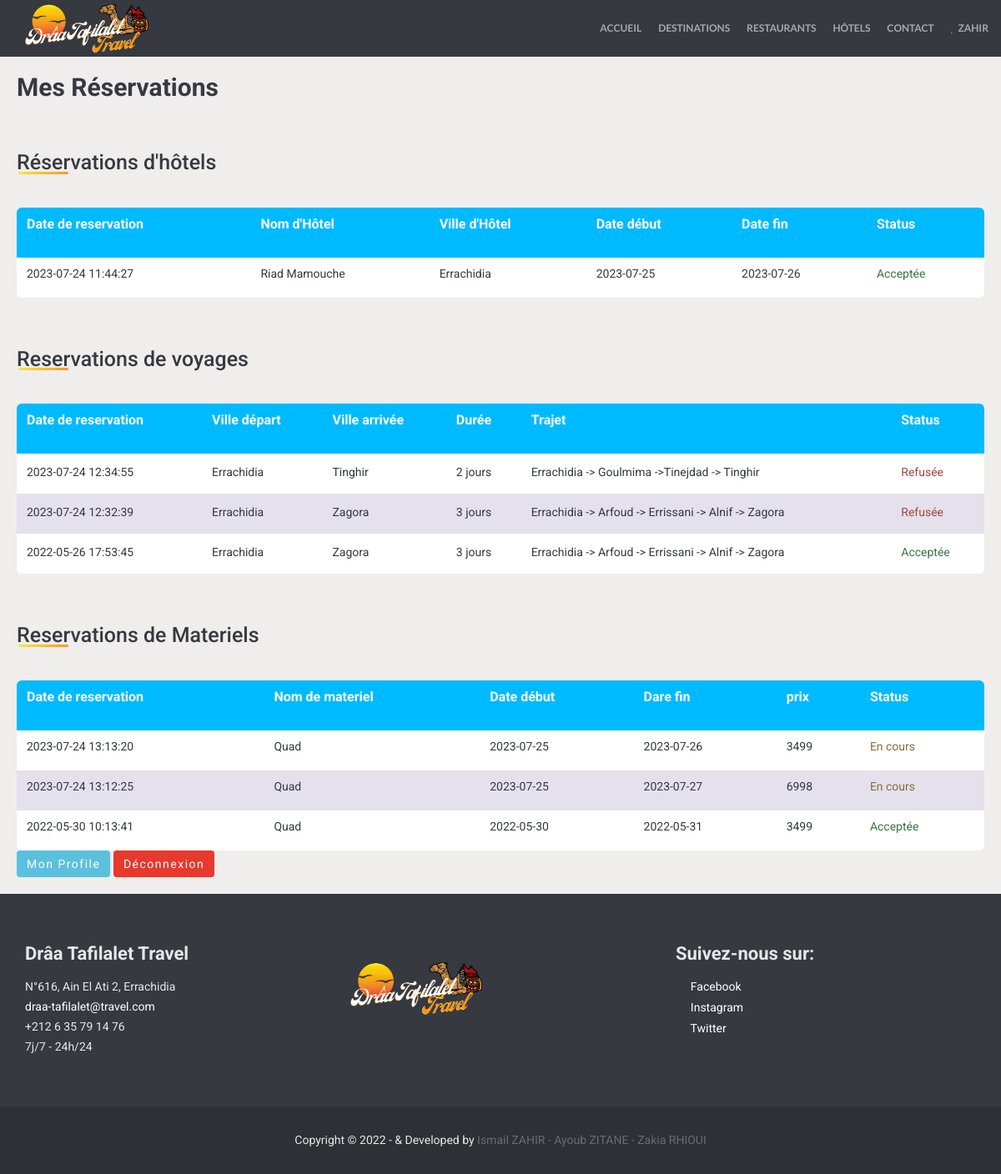
/Views/reservations (signed in), run on the app's committed database.
### tables this page shows
CREATE TABLE IF NOT EXISTS `reservations_hotel` (
  `id_reservation` int NOT NULL AUTO_INCREMENT,
  `id_client` int NOT NULL,
  `id_hotel` int NOT NULL,
  `num_chambre` int NOT NULL,
  `tel_client` int NOT NULL,
  `nb_personnes` int DEFAULT NULL,
  `date_debut` date NOT NULL,
  `date_fin` date NOT NULL,
  `prix` decimal(10,0) NOT NULL,
  `type_paiement` enum('Par carte','Espèces') NOT NULL,
  `date_reservation` datetime NOT NULL,
  `status` enum('Acceptée','Refusée','En cours') DEFAULT NULL,
  PRIMARY KEY (`id_reservation`),
  KEY `fk_reservations_hotel_clients` (`id_client`),
  KEY `fk_reservations_hotel_hotels` (`id_hotel`),
  KEY `fk_reservations_hotel_chambres` (`num_chambre`,`id_hotel`)
);

CREATE TABLE IF NOT EXISTS `hotels` (
  `id_hotel` int NOT NULL AUTO_INCREMENT,
  `nom_hotel` varchar(30) NOT NULL,
  `ville_hotel` varchar(20) NOT NULL,
  `province_hotel` varchar(20) NOT NULL,
  `image_hotel1` varchar(255) NOT NULL,
  `image_hotel2` varchar(255) NOT NULL,
  `image_hotel3` varchar(255) NOT NULL,
  `localisation_hotel` varchar(255) NOT NULL,
  `carte_hotel` text NOT NULL,
  `nb_chambre` int NOT NULL,
  `classe_hotel` int NOT NULL,
  `prix_hotel` decimal(10,2) NOT NULL,
  `createdAt` datetime DEFAULT CURRENT_TIMESTAMP,
  `lastUpdateAt` datetime DEFAULT NULL,
  PRIMARY KEY (`id_hotel`)
);

CREATE TABLE IF NOT EXISTS `reservations_voyage` (
  `id_reservation` int NOT NULL AUTO_INCREMENT,
  `id_client` int NOT NULL,
  `id_circuit` int NOT NULL,
  `tel_client` int NOT NULL,
  `nb_personnes` int NOT NULL,
  `prix` decimal(10,0) NOT NULL,
  `type_paiement` enum('Par carte','Espèces') NOT NULL,
  `date_reservation` datetime NOT NULL,
  `status` enum('Acceptée','Refusée','En cours') NOT NULL,
  PRIMARY KEY (`id_reservation`),
  KEY `fk_reservations_voyage_clients` (`id_client`),
  KEY `fk_reservations_voyage_circuits` (`id_circuit`)
);

CREATE TABLE IF NOT EXISTS `circuits_voyage` (
  `id_circuit` int NOT NULL AUTO_INCREMENT,
  `ville_depart` varchar(30) NOT NULL,
  `ville_arrivee` varchar(30) NOT NULL,
  `trajet` text NOT NULL,
  `date_depart` datetime NOT NULL,
  `duree` int NOT NULL,
  `image_cover` varchar(255) NOT NULL,
  `carte_trajet` text NOT NULL,
  `prix` decimal(10,2) NOT NULL,
  `fin_reservation` date NOT NULL,
  `createdAt` datetime DEFAULT CURRENT_TIMESTAMP,
  `lastUpdateAt` datetime DEFAULT NULL,
  PRIMARY KEY (`id_circuit`)
);

CREATE TABLE IF NOT EXISTS `reservations_materiel` (
  `id_reservation` int NOT NULL AUTO_INCREMENT,
  `id_client` int NOT NULL,
  `id_materiel` int NOT NULL,
  `tel_client` int NOT NULL,
  `nb_personnes` int NOT NULL,
  `date_debut` date NOT NULL,
  `date_fin` date NOT NULL,
  `prix` decimal(10,0) NOT NULL,
  `type_paiement` enum('Par carte','Espèces') NOT NULL,
  `date_reservation` datetime NOT NULL,
  `status` enum('Acceptée','Refusée','En cours') DEFAULT NULL,
  PRIMARY KEY (`id_reservation`),
  KEY `fk_reservations_materiel_clients` (`id_client`),
  KEY `fk_reservations_materiel_materiels` (`id_materiel`)
);

CREATE TABLE IF NOT EXISTS `materiels` (
  `id_materiel` int NOT NULL AUTO_INCREMENT,
  `nom_materiel` varchar(40) NOT NULL,
  `image_materiel1` varchar(255) NOT NULL,
  `image_materiel2` varchar(255) NOT NULL,
  `image_materiel3` varchar(255) NOT NULL,
  `prix_materiel` decimal(10,0) NOT NULL,
  `description_materiel` text NOT NULL,
  `createdAt` datetime DEFAULT CURRENT_TIMESTAMP,
  `lastUpdateAt` datetime DEFAULT NULL,
  PRIMARY KEY (`id_materiel`)
);

### Models/ReservationHotel.class.php (called while the page is built, shortened)
<?php
require_once 'DataBase.class.php';
class ReservationHotel
{
  static public function getAllReservationOfClient ($id_client) {
    $db = new DataBase;
    $db->query("SELECT * FROM reservations_hotel RH INNER JOIN hotels H INNER JOIN chambres Ch ON RH.id_hotel = H.id_hotel AND RH.num_chambre = Ch.num_chambre WHERE id_client = :id ORDER BY date_reservation DESC");
    $db->bind("id", $id_client);
    return $db->allResults();
  }
}

### Models/DataBase.class.php (called while the page is built, shortened)
<?php
class DataBase
{
  private $sgbd   = DB_CONNECTION;
  private $host   = DB_HOST;
  private $dbname = DB_DATABASE;
  private $user   = DB_USERNAME;
  private $pass   = DB_PASSWORD;
  private $pdo;
  private $stm;
  public function __construct()
  {
    try {
      $this->pdo = new PDO("$this->sgbd:host=$this->host;dbname=$this->dbname", $this->user, $this->pass);
    } catch (PDOException $e) {
      die ("Connection error : " . $e->getMessage());
    }
  }
  public function query($query) {
    $this->stm = $this->pdo->prepare($query);
  }
  public function bind($param, $value, $type = null) {
    if (is_null($type)) {
      switch (true) {
        case is_int($value):
          $type = PDO::PARAM_INT;
          break;
      }
    }
    $this->stm->bindValue($param, $value, $type);
  }
  public function execute() {
    return $this->stm->execute();
  }
  public function allResults() {
    $this->execute();
    return $this->stm->fetchAll(PDO::FETCH_OBJ);
  }
}

### Controllers/ReservationHotelController.class.php (called while the page is built, shortened)
<?php
require_once __DIR__.'/../Models/ReservationHotel.class.php';
class ReservationHotelController
{
  public function some ($id) {
    return ReservationHotel::getAllReservationOfClient($id);
  }
}

### Models/ReservationVoyage.class.php (called while the page is built, shortened)
<?php
require_once 'DataBase.class.php';
class ReservationVoyage
{
  static public function getAllReservationOfClient ($id_client) {
    $db = new DataBase;
    $db->query("SELECT * FROM reservations_voyage RV INNER JOIN circuits_voyage CV ON RV.id_circuit = CV.id_circuit WHERE id_client = :id ORDER BY date_reservation DESC");
    $db->bind("id", $id_client);
    return $db->allResults();
  }
}

### Controllers/ReservationVoyageController.class.php (called while the page is built, shortened)
<?php
require_once __DIR__.'/../Models/ReservationVoyage.class.php';
class ReservationVoyageController
{
  public function some ($id) {
    return ReservationVoyage::getAllReservationOfClient($id);
  }
}

### Models/ReservationMateriel.class.php (called while the page is built, shortened)
<?php
require_once 'DataBase.class.php';
class ReservationMateriel
{
  static public function getAllReservationOfClient ($id_client) {
    $db = new DataBase;
    $db->query("SELECT * FROM reservations_materiel RM INNER JOIN materiels M ON RM.id_materiel = M.id_materiel WHERE id_client = :id ORDER BY date_reservation DESC");
    $db->bind("id", $id_client);
    return $db->allResults();
  }
}

### Controllers/ReservationMaterielController.class.php (called while the page is built, shortened)
<?php
require_once __DIR__.'/../Models/ReservationMateriel.class.php';
class ReservationMaterielController
{
  public function some ($id) {
    return ReservationMateriel::getAllReservationOfClient($id);
  }
}

### Views/reservations.php (the view, shortened to what this page needs)
<?php
require_once '../Controllers/ReservationHotelController.class.php';
require_once '../Controllers/ReservationMaterielController.class.php';
require_once '../Controllers/ReservationVoyageController.class.php';
$rhc = new ReservationHotelController;
$reservations_hotels = $rhc->some($_SESSION['auth']->id_client);
$rvc = new ReservationVoyageController;
$reservations_voyage = $rvc->some($_SESSION['auth']->id_client);
$rmc = new ReservationMaterielController;
$reservations_materiel = $rmc->some($_SESSION['auth']->id_client);
?>
<!doctype html>
<html lang="fr">
<head>
  <link rel="stylesheet" href="../public/css/plus_info.css">
</head>
<body data-spy="scroll" data-target="#main-navbar">
  <div class="body">
    <?php include 'include/header.php';  ?>
    <section class="client_account wow fadeInUp" data-wow-delay="0.3s">
      <h2>Mes Réservations</h2>
      <table>
        <h3 class="titre">Réservations d'hôtels</h3>
        <thead>
          <tr>
            <th>Date de reservation</th>
            <th>Nom d'Hôtel</th>
            <th>Ville d'Hôtel</th>
            <th>Date début</th>
            <th>Date fin</th>
            <th>Status</th>
          </tr>
        </thead>
        <tbody>
          <?php
          foreach ($reservations_hotels as $reservation) :
          ?>
            <tr>
              <td><?= $reservation->date_reservation; ?></td>
              <td><?= $reservation->nom_hotel; ?></td>
              <td><?= $reservation->ville_hotel; ?></td>
              <td><?= $reservation->date_debut; ?></td>
              <td><?= $reservation->date_fin; ?></td>
              <td>
                <?=
                  $reservation->status == 'En cours' ? "<span class=\"text-warning\">$reservation->status</span>" :
                  ($reservation->status == 'Acceptée' ? "<span class=\"text-success\">$reservation->status</span>" :
                  "<span class=\"text-danger\">$reservation->status</span>");
                ?>
              </td>
            </tr>
          <?php endforeach; ?>
        </tbody>
      </table>
      <table>
        <h3 class="titre">Reservations de voyages</h3>
        <thead>
          <tr>
            <th>Date de reservation</th>
            <th>Ville départ</th>
            <th>Ville arrivée</th>
            <th>Durée</th>
            <th>Trajet</th>
            <th>Status</th>
          </tr>
        </thead>
        <tbody>
          <?php
          foreach ($reservations_voyage as $reservation) :
          ?>
            <tr>
              <td><?= $reservation->date_reservation; ?></td>
              <td><?= $reservation->ville_depart; ?></td>
              <td><?= $reservation->ville_arrivee; ?></td>
              <td><?= $reservation->duree; ?> jours</td>
              <td><?= $reservation->trajet; ?></td>
              <td>
                <?=
                  $reservation->status == 'En cours' ? "<span class=\"text-warning\">$reservation->status</span>" :
                  ($reservation->status == 'Acceptée' ? "<span class=\"text-success\">$reservation->status</span>" :
                  "<span class=\"text-danger\">$reservation->status</span>");
                ?>
              </td>
            </tr>
          <?php endforeach; ?>
        </tbody>
      </table>
      <table>
        <h3 class="titre">Reservations de Materiels</h3>
        <thead>
          <tr>
            <th>Date de reservation</th>
            <th>Nom de materiel</th>
            <th>Date début</th>
            <th>Dare fin</th>
            <th>prix</th>
            <th>Status</th>
          </tr>
        </thead>
        <tbody>
          <?php
          foreach ($reservations_materiel as $reservation) :
          ?>
            <tr>
              <td><?= $reservation->date_reservation; ?></td>
              <td><?= $reservation->nom_materiel; ?></td>
              <td><?= $reservation->date_debut; ?></td>
              <td><?= $reservation->date_fin; ?></td>
              <td><?= $reservation->prix; ?></td>
              <td>
                <?=
                  $reservation->status == 'En cours' ? "<span class=\"text-warning\">$reservation->status</span>" :
                  ($reservation->status == 'Acceptée' ? "<span class=\"text-success\">$reservation->status</span>" :
                  "<span class=\"text-danger\">$reservation->status</span>");
                ?>
              </td>
            </tr>
          <?php endforeach; ?>
        </tbody>
      </table>
      <a href="account"><button type="button" class="btn btn-info">Mon Profile</button></a>
      <a href="../Controllers/scripts/logout.php"><button type="button" class="btn btn-danger">Déconnexion</button></a>
    </section>
  </div>
</body>
</html>

### Views/include/header.php (shortened to what this page needs)
<header id="header" class="header-main">
  <nav id="main-navbar" class="navbar navbar-default navbar-fixed-top" role="navigation">
    <div class="container">
      <div class="navbar-header">
        <a class="navbar-brand page-scroll" href="index.php">Drâa Tafilalet</a>
      </div>
      <div class="collapse navbar-collapse" id="bs-example-navbar-collapse-1">
        <ul class="nav navbar-nav navbar-right">
          <li><a class="page-scroll" href="index">Accueil</a></li>
          <li><a class="page-scroll" href="destinations">Destinations</a></li>
          <li><a class="page-scroll" href="restaurants">Restaurants</a></li>
          <li><a class="page-scroll" href="hotels">Hôtels</a></li>
          <li><a class="page-scroll" href="contact">Contact</a></li>
          <?php if(isset($_SESSION['auth'])): ?>
          <li class="dropdown_signin">
            <a class="page-scroll" href="account" data-bs-toggle="dropdown" ><i class="mdi mdi-account"></i>&nbsp; <?= $_SESSION['auth']->nom_client; ?></a>
          </li>
          <?php else: ?>
          <li><a class="page-scroll" href="signform">Se connecter</a></li>
          <?php endif; ?>
        </ul>
      </div>
    </div>
  </nav>
</header>

### public/css/style.css (style rules this page uses)
html { height: 100% !important; }
body { position: relative; height: 100%; font-size: 14px; color: #363940; background-color: rgb(240, 237, 237); overflow: hidden; }
body .body { height: 100%; }
body { font-family: 'Roboto', Helvetica, Arial, sans-serif; }
h1, h2, h3, h4, h5, h6 { font-family: 'Roboto', Helvetica, Arial, sans-serif; font-weight: 700; margin-bottom: 10px; }
h2 { font-size: 30px; }
h3 { font-size: 26px; }
h4 { font-size: 22px; }
p { font: 14px/1.5em "Roboto"; }
.navbar-nav > li > a { font-family: "Lato", Helvetica, Arial, sans-serif; }
section { position: relative; }
.text-off-white { color: #e7e7e7; }
.navbar { margin: 0; border: none; -webkit-transition: all 0.2s ease-in-out; -moz-transition: all 0.2s ease-in-out; -o-transition: all 0.2s ease-in-out; -ms-transition: all 0.2s ease-in-out; transition: all 0.2s ease-in-out; }
.navbar .container { padding-left: 30px; padding-right: 15px; }
.navbar-brand { background-repeat: no-repeat; background-position: left center; width: 150px; height: auto; padding: 24px 0; text-indent: -99999px; font-size: 24px; font-weight: 600; line-height: 20px; letter-spacing: 4px; -webkit-transition: all 0.2s ease-in-out; -moz-transition: all 0.2s ease-in-out; -o-transition: all 0.2s ease-in-out; -ms-transition: all 0.2s ease-in-out; transition: all 0.2s ease-in-out; }
.navbar-default .navbar-brand { background-image: url(../img/logo.png); background-size: cover; }
.navbar-nav > li > a { padding: 24px 0; margin-left: 20px; text-transform: uppercase; font-size: 12px; font-weight: 600; }
.navbar-fixed-top .container { -webkit-transition: all 0.2s ease-in-out; -moz-transition: all 0.2s ease-in-out; -o-transition: all 0.2s ease-in-out; -ms-transition: all 0.2s ease-in-out; transition: all 0.2s ease-in-out; }
.dropdown_signin { position: relative; display: inline-block; }
.footer-top { padding: 60px 0 35px; }
.footer-top .col-md-4 { margin-bottom: 25px; }
.footer { padding: 30px 0; }
.footer a { text-decoration: none; }
ul.imp-links { margin-top: 15px; }
ul.imp-links li { padding: 5px 0; }
ul.imp-links li a { text-decoration: none; color: #fff; }
#footer_logo { width: 160px; height: 107px; }
.btn { position: relative; letter-spacing: 1.5px; border: none; }

### public/css/skin/cool-gray.css (style rules this page uses)
a, a:hover, a:focus { color: #676D75; }
.navbar-default .navbar-brand, .navbar-default .navbar-brand:focus { color: #fff; }
.navbar-default, .navbar-default.navbar-fixed-top.navbar-shrink { background-color: #363940; }
.navbar-default .navbar-nav > li > a { color: #a9a9a9; }
.footer-top { background-color: #363940; }
.footer { background-color: #2d3035; }
.btn-danger, .btn-danger:focus, .btn-danger.focus, .btn-danger:active, .btn-danger.active { background-color: #E7392D; color: #FFF; }

### public/css/plus_info.css (style rules this page uses)
.client_account { margin-top: 68px; padding: 20px; min-height: 100%; }
.titre { margin-top: 60px; font-size: 25px; font-weight: 500; position: relative; margin-bottom: 40px; }
.titre::before { content: ""; position: absolute; left: 2px; bottom: 0; height: 3px; width: 60px; border-radius: 5px; background: linear-gradient(135deg, #efef38, #ff9027); }
table { border-spacing: 1; border-collapse: separate; background: white; border-radius: 6px; overflow: hidden; width: 100%; margin: 0 auto; position: relative; }
table * { position: relative; }
table td, table th { padding: 12px; }
table thead tr { height: 60px; background: #00baff; font-size: 16px; color: white; }
table tbody tr { height: 48px; border-bottom: 1px solid #e3f1d5; }
table tbody tr:last-child { border: 0; }
table td, table th { text-align: left; }
table tbody tr:nth-child(even) { background-color: #e4e1ec; }

### data on the page
reservations_hotel: date_reservation "2023-07-24 11:44:27", id_hotel.nom_hotel "Riad Mamouche", id_hotel.ville_hotel "Errachidia", date_debut "2023-07-25", date_fin "2023-07-26", status "Acceptée"
reservations_voyage: date_reservation "2023-07-24 12:34:55", id_circuit.ville_depart "Errachidia", id_circuit.ville_arrivee "Tinghir", id_circuit.duree "2", id_circuit.trajet "Errachidia -> Goulmima ->Tinejdad -> Tinghir", status "Refusée"
reservations_voyage: date_reservation "2023-07-24 12:32:39", id_circuit.ville_depart "Errachidia", id_circuit.ville_arrivee "Zagora", id_circuit.duree "3", id_circuit.trajet "Errachidia -> Arfoud -> Errissani -> Alnif -> Zagora", status "Refusée"
reservations_voyage: date_reservation "2022-05-26 17:53:45", id_circuit.ville_depart "Errachidia", id_circuit.ville_arrivee "Zagora", id_circuit.duree "3", id_circuit.trajet "Errachidia -> Arfoud -> Errissani -> Alnif -> Zagora", status "Acceptée"
reservations_materiel: date_reservation "2023-07-24 13:13:20", id_materiel.nom_materiel "Quad", date_debut "2023-07-25", date_fin "2023-07-26", prix "3499", status "En cours"
reservations_materiel: date_reservation "2023-07-24 13:12:25", id_materiel.nom_materiel "Quad", date_debut "2023-07-25", date_fin "2023-07-27", prix "6998", status "En cours"
reservations_materiel: date_reservation "2022-05-30 10:13:41", id_materiel.nom_materiel "Quad", date_debut "2022-05-30", date_fin "2022-05-31", prix "3499", status "Acceptée"

### other printed values
$_SESSION['auth']->nom_client "ZAHIR"
